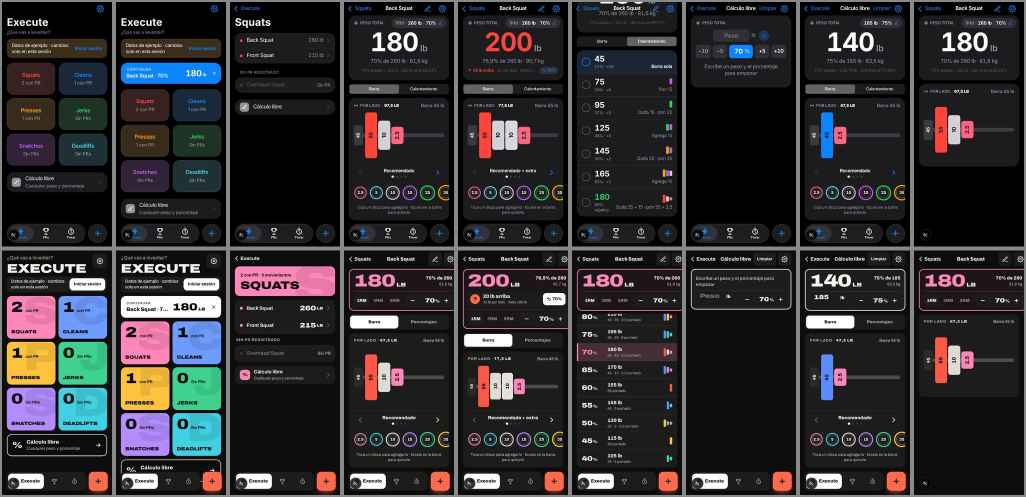
#> input picture issue-68/execute-dark-360.jpg, 2052 x 994 px, given in place of execute-dark-360.jpg.png, which was not available (shown at 1/2 size)
$ python -i analyze.py   (imports and definitions only)
#> lines starting #> are read from the running program, lines starting #| are printed output that depends on the picture; pictures that were not available may be replaced by others from this repository, and a replacement may not be noted
"""Phase 1 maps: thumb reach (right hand, one left-hand view), squint blur, and summary tables.
Usage: python3 analyze.py <shotsDir> <outDir> [leftHandBase ...]
Thumb model [Heuristica: Hoober 2013 / Hurff thumb zone], parameters fixed so it is reproducible:
pivot = thumb base, 4 mm outside the right edge and 18 mm above the bottom edge (mirrored for the left hand).
d < 25 mm -> media (flexion cerca de la base); 25-70 mm -> facil; 70-88 mm -> media; > 88 mm -> dificil.
"""
import json, os, sys, glob
import numpy as np
from PIL import Image, ImageDraw, ImageFont, ImageFilter

SHOTS, OUT = sys.argv[1], sys.argv[2]
# [1 line not run here, left out]
DSF = 2
FONT = '/usr/share/fonts/truetype/dejavu/DejaVuSans.ttf'
FONTB = '/usr/share/fonts/truetype/dejavu/DejaVuSans-Bold.ttf'
f_small = ImageFont.truetype(FONT, 22)
f_badge = ImageFont.truetype(FONTB, 20)
f_title = ImageFont.truetype(FONTB, 26)
ZONE_RGB = {'facil': (52, 168, 83), 'media': (245, 166, 35), 'dificil': (220, 53, 69)}
ZONE_ES = {'facil': 'fácil', 'media': 'media', 'dificil': 'difícil'}


# [75 lines left out: functions zone_of, zone_layer, thumb_map, not called in this run]


def blur_map(base):
    shot = Image.open(os.path.join(SHOTS, base + '.png')).convert('RGB')
#> shot is the input picture: PIL image 2052x994 RGB; mean R, G, B 48.4, 46.2, 48.4
    blurred = shot.filter(ImageFilter.GaussianBlur(radius=7 * DSF))
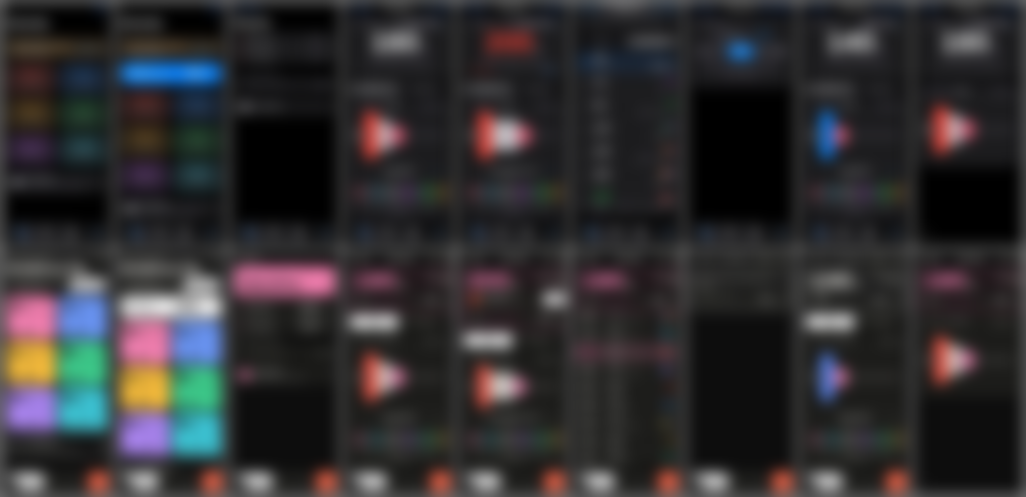
#> blurred: PIL image 2052x994 RGB (shown at 1/2 size); mean R, G, B 49.2, 47.1, 49.2
    side = Image.new('RGB', (shot.width * 2 + 20, shot.height), 'white')
#> side: PIL image 4124x994 RGB; every value is 255
    side.paste(shot, (0, 0)); side.paste(blurred, (shot.width + 20, 0))
#> after `side.paste(shot, (0, 0))`:
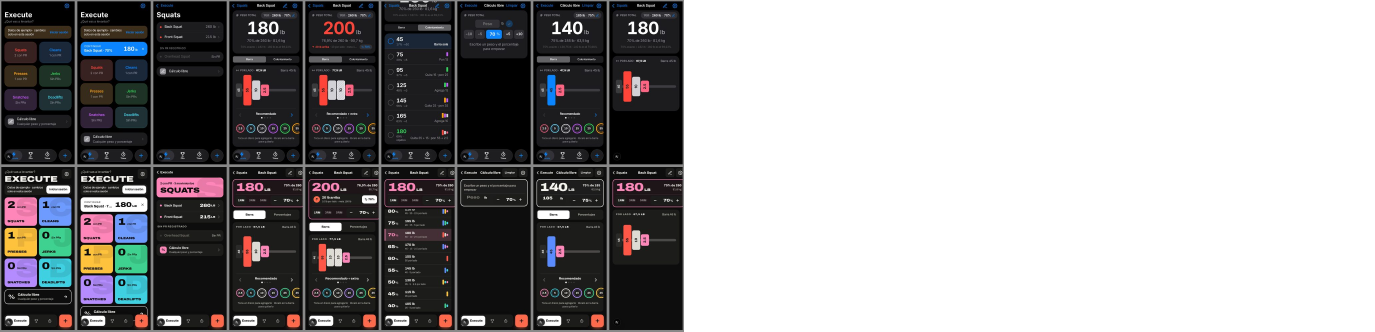
#> side: PIL image 4124x994 RGB (shown at 1/3 size); mean R, G, B 152.2, 151.1, 152.2
#> after `side.paste(blurred, (shot.width + 20, 0))`:
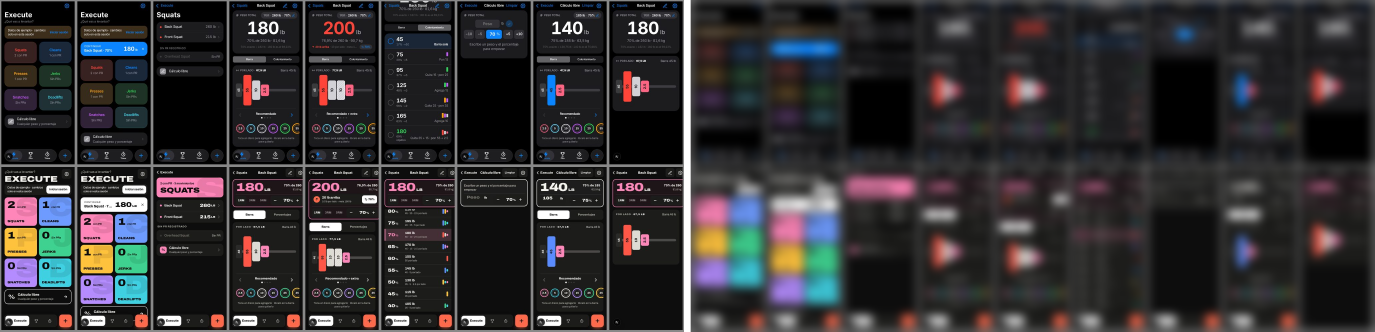
#> side: PIL image 4124x994 RGB (shown at 1/3 size); mean R, G, B 49.8, 47.6, 49.8
    side.save(os.path.join(OUT, base + '_blur.png'), optimize=True)


# [1 line not run here, left out]
summary = []
# [23 lines not run here, left out]

>>> result = blur_map('../../../../../issue-68/execute-dark-360.jpg')
